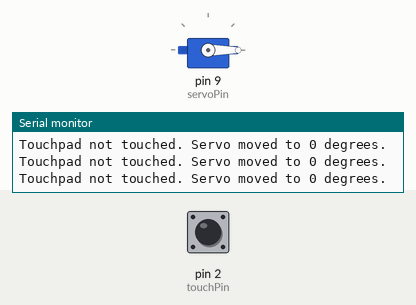
This sketch was run on a simulated Arduino Uno, built with avr-gcc and run on an emulated ATmega328P. On the bench: servo, the last lines printed to the serial monitor. The test bench sets the inputs (shaded band); at power-on: pin 2 (touchPin) LOW.

Above: at 1.2 s.
1.3 s: pin 2 (touchPin) pulled HIGH for 0.15 s
At 1.41 s:
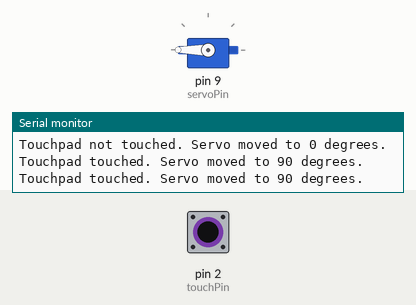
2.9 s: pin 2 (touchPin) pulled HIGH for 1 s
At 4.4 s:
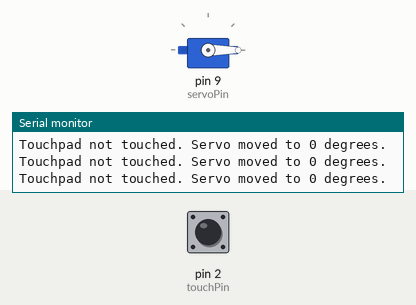
6.9 s: pin 2 (touchPin) pulsed HIGH 2 times (0.12 s each, 0.3 s apart)
At 6.98 s:
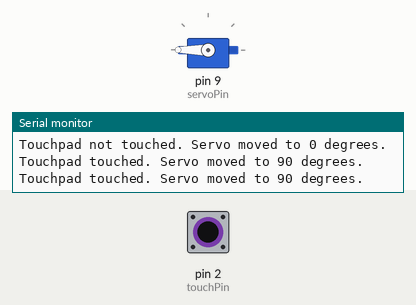
10.5 s: pin 2 (touchPin) driven HIGH
At 11.4 s:
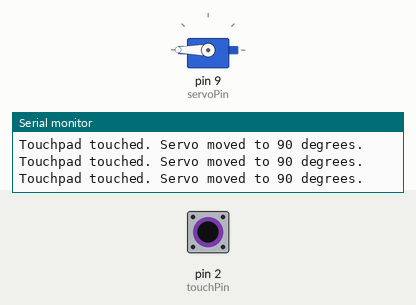
13.5 s: pin 2 (touchPin) driven LOW
At 14.5 s:
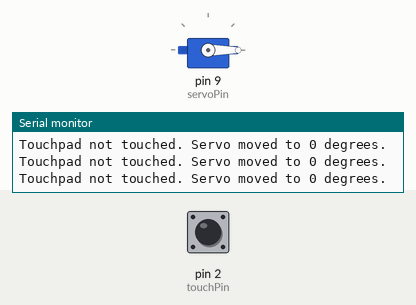
Timing chart, 0 to 16.5 s (numbered marks = the images above; inputs shaded):
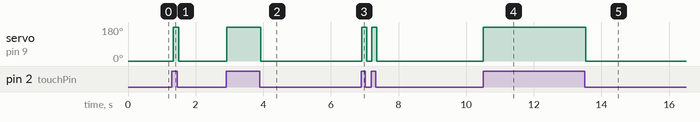

The sketch:

Touchpad-Controlled_Servo_Motor_with_Arduino.ino
```cpp
#include <Servo.h>

Servo myServo;  // Create a Servo object

const int touchPin = 2;  // Pin where the touchpad is connected
const int servoPin = 9;  // Pin where the servo motor is connected

void setup() {
  Serial.begin(9600);  // Start the serial communication at 9600 baud rate
  pinMode(touchPin, INPUT);
  myServo.attach(servoPin);  // Attach the servo to the specified pin
  myServo.write(0);  // Initialize the servo to 0 degrees
  Serial.println("Servo initialized at 0 degrees.");
}

void loop() {
  int touchState = digitalRead(touchPin);  // Read the state of the touchpad

  if (touchState == HIGH) {
    myServo.write(180);  // Move the servo to 90 degrees when touched
    Serial.println("Touchpad touched. Servo moved to 90 degrees.");
  } else {
    myServo.write(0);  // Move the servo to 0 degrees when not touched
    Serial.println("Touchpad not touched. Servo moved to 0 degrees.");
  }

  delay(50);  // Add a small delay to debounce the touchpad
}
```

Measured:
- after the input at 1.3 s, servo on pin 9 (servoPin): 0° → 180° at once, → 0° 0.15 s later
- after the input at 2.9 s, servo on pin 9 (servoPin): 0° → 180° at once, → 0° 1.0 s later
- after the input at 6.9 s, servo on pin 9 (servoPin): alternates 180° for 0.15 s and 0° for 0.15 s, 4 changes in all, then stays 0°, starting at once
- after the input at 10.5 s, servo on pin 9 (servoPin): 0° → 180° at once
- after the input at 13.5 s, servo on pin 9 (servoPin): 180° → 0° at once
